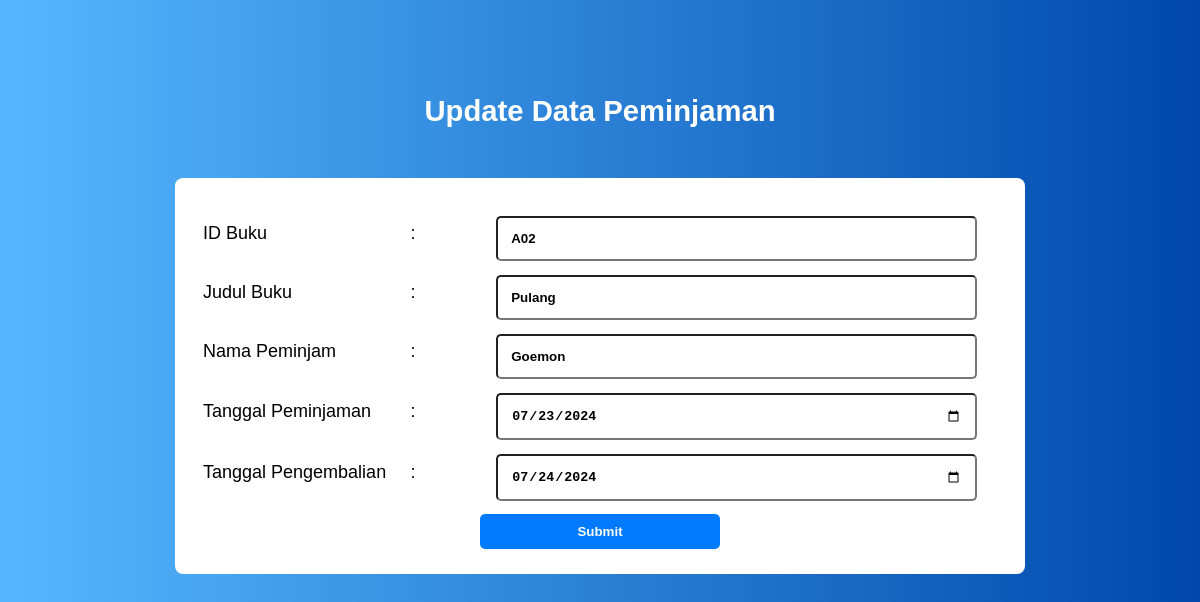
Page /update_pinjam.php?id_buku=A02 on the committed database.
### tables this page shows
CREATE TABLE `data_peminjaman` (
  `id_buku` varchar(10) NOT NULL,
  `judul_buku` varchar(255) NOT NULL,
  `nama_peminjam` varchar(255) NOT NULL,
  `tanggal_pinjam` date NOT NULL,
  `tanggal_kembali` date NOT NULL
);

### update_pinjam.php (the view, shortened to what this page needs)
<?php
    $conn = mysqli_connect('localhost', 'root', '', 'projectweb');
    if (isset($_GET['id_buku'])) {
        $id_buku = $_GET['id_buku'];
        $cari = "SELECT * FROM data_peminjaman WHERE id_buku='$id_buku'";
        $hasil_cari = mysqli_query($conn, $cari);
        $data = mysqli_fetch_array($hasil_cari);
    } else {
        echo "ID Buku tidak diberikan!";
        exit;
    }
?>
<!DOCTYPE html>
<html>
<head>
</head>
<body>
    <center>
        <div class="judul">
            <h3>Update Data Peminjaman</h3>
        </div>
        <div class="data">
            <form method="POST" action="">
                <table border="0" width="100%">
                    <tr>
                        <td width="10%">ID Buku</td>
                        <td width="5%">:</td>
                        <td width="30%"><input type="text" name="id_buku" size="30" value="<?php echo $data['id_buku'] ?>" readonly></td>
                    </tr>
                    <tr>
                        <td width="10%">Judul Buku</td>
                        <td width="5%">:</td>
                        <td width="30%"><input type="text" name="judul_buku" size="30" value="<?php echo $data['judul_buku'] ?>"></td>
                    </tr>
                    <tr>
                        <td width="10%">Nama Peminjam</td>
                        <td width="5%">:</td>
                        <td width="30%"><input type="text" name="nama_peminjam" size="30" value="<?php echo $data['nama_peminjam'] ?>"></td>
                    </tr>
                    <tr>
                        <td width="10%">Tanggal Peminjaman</td>
                        <td width="5%">:</td>
                        <td width="30%"><input type="date" name="tanggal_pinjam" size="30" value="<?php echo $data['tanggal_pinjam'] ?>"></td>
                    </tr>
                    <tr>
                        <td width="10%">Tanggal Pengembalian</td>
                        <td width="5%">:</td>
                        <td width="30%"><input type="date" name="tanggal_kembali" size="30" value="<?php echo $data['tanggal_kembali'] ?>"></td>
                    </tr>
                </table>
                <div class="box">
                    <input type="submit" value="Submit" name="submit" class="tombol">
                </div>
            </form>
        </div>
    </center>
</body>
</html>

### update_pinjam.php (style rules this page uses)
:root { --ij: #55b8ff; --blue: #0048ac; --gradient: linear-gradient(90deg, var(--ij), var(--blue)); }
body { background: var(--gradient); padding: 3rem 7%; font-family: 'Raleway', sans-serif; background-size: cover; color: rgb(0, 0, 0); }
.judul { text-align: center; color: #fff; font-weight: bold; font-size: 25px; padding: 10px 10px; margin-bottom: 10px; }
.data { width: 800px; background-color: #fff; margin: 10px 0; padding: 25px; border-radius: 8px; font-size: large; }
.data input[type="submit"] { width: 30%; padding: 10px; background-color: #007bff; color: #fff; border: none; border-radius: 5px; cursor: pointer; }
input { border: 1; outline: 0; width: 90%; padding: 13px; margin: 10px 0 0 0; border-radius: 5px; font-weight: 600; align-items: center; }

### rows in the picture
data_peminjaman: id_buku "A02", judul_buku "Pulang", nama_peminjam "Goemon", tanggal_pinjam "07/23/2024", tanggal_kembali "07/24/2024"
